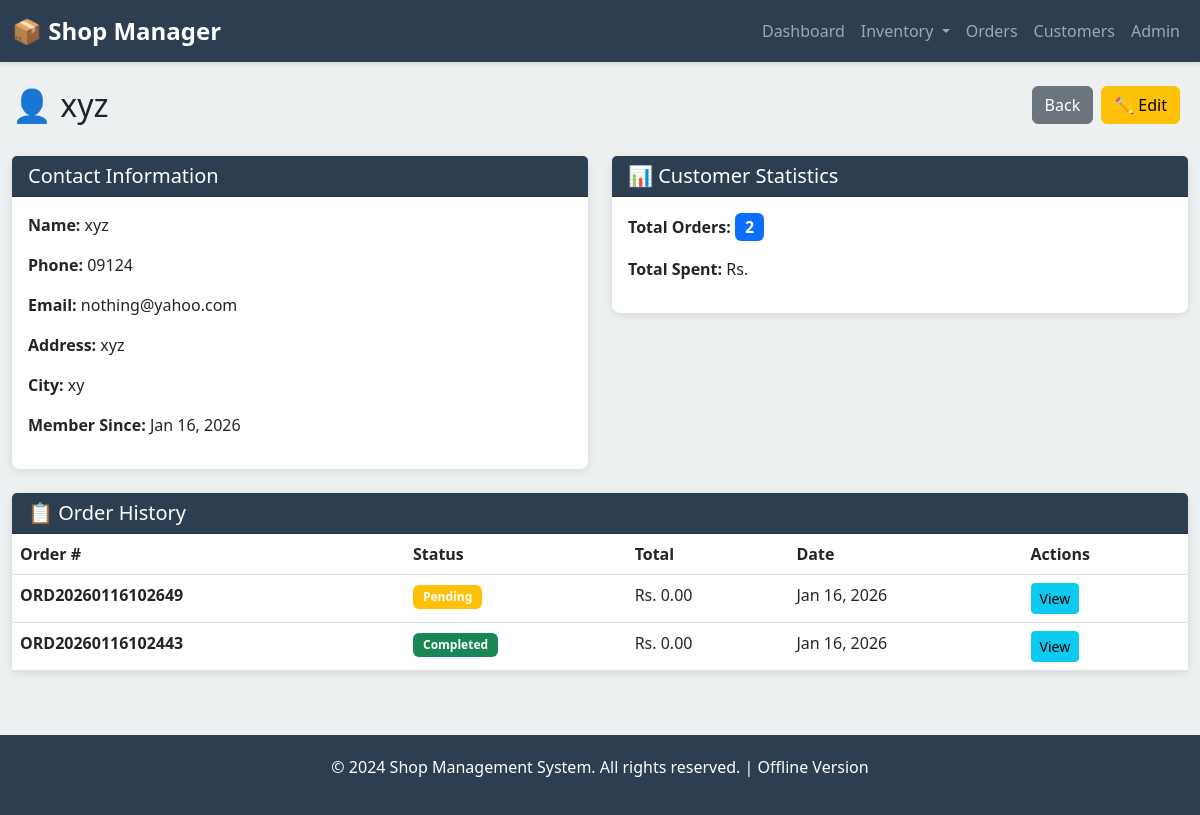
Screenshot of /customers/1/ with the database file from the repository.
### inventory/models.py (models this page shows, shortened)
class Customer(models.Model):
    name = models.CharField(max_length=200)
    phone = models.CharField(max_length=20, blank=True)
    email = models.EmailField(blank=True)
    address = models.TextField(blank=True)
    city = models.CharField(max_length=100, blank=True)
    created_at = models.DateTimeField(auto_now_add=True)

class Order(models.Model):
    ORDER_STATUS_CHOICES = [
        ('pending', 'Pending'),
        ('confirmed', 'Confirmed'),
        ('completed', 'Completed'),
        ('cancelled', 'Cancelled'),
    ]
    order_number = models.CharField(max_length=50, unique=True)
    customer = models.ForeignKey(Customer, on_delete=models.SET_NULL, null=True)
    status = models.CharField(max_length=20, choices=ORDER_STATUS_CHOICES, default='pending')
    total_amount = models.DecimalField(max_digits=12, decimal_places=2, default=0)
    discount = models.DecimalField(max_digits=10, decimal_places=2, default=0)
    tax = models.DecimalField(max_digits=10, decimal_places=2, default=0)
    net_amount = models.DecimalField(max_digits=12, decimal_places=2, default=0)
    notes = models.TextField(blank=True)
    created_at = models.DateTimeField(auto_now_add=True)
    updated_at = models.DateTimeField(auto_now=True)

### inventory/views.py (the view)
# urls.py: path('customers/<int:pk>/', views.customer_detail, name='customer-detail'),
def customer_detail(request, pk):
    customer = get_object_or_404(Customer, pk=pk)
    orders = customer.order_set.all().order_by('-created_at')
    context = {'customer': customer, 'orders': orders}
    return render(request, 'inventory/customer_detail.html', context)

### templates/inventory/customer_detail.html (shortened to what this page needs)
{% extends 'base.html' %}
{% block content %}
<div class="row mb-4">
    <div class="col-md-8">
        <h2>👤 {{ customer.name }}</h2>
    </div>
    <div class="col-md-4">
        <a href="{% url 'customer-edit' customer.pk %}" class="btn btn-warning float-end me-2">✏️ Edit</a>
        <a href="{% url 'customer-list' %}" class="btn btn-secondary float-end me-2">Back</a>
    </div>
</div>
<div class="row">
    <div class="col-md-6">
        <div class="card">
            <div class="card-header">
                <h5 class="mb-0">Contact Information</h5>
            </div>
            <div class="card-body">
                <p><strong>Name:</strong> {{ customer.name }}</p>
                <p><strong>Phone:</strong> {{ customer.phone|default:"N/A" }}</p>
                <p><strong>Email:</strong> {{ customer.email|default:"N/A" }}</p>
                <p><strong>Address:</strong> {{ customer.address|default:"N/A" }}</p>
                <p><strong>City:</strong> {{ customer.city|default:"N/A" }}</p>
                <p><strong>Member Since:</strong> {{ customer.created_at|date:"M d, Y" }}</p>
            </div>
        </div>
    </div>
    <div class="col-md-6">
        <div class="card">
            <div class="card-header">
                <h5 class="mb-0">📊 Customer Statistics</h5>
            </div>
            <div class="card-body">
                <p><strong>Total Orders:</strong> <span class="badge bg-primary fs-6">{{ orders|length }}</span></p>
                <p><strong>Total Spent:</strong> Rs. {{ total_spent|floatformat:2 }}</p>
            </div>
        </div>
    </div>
</div>
<div class="row mt-4">
    <div class="col-12">
        <div class="card">
            <div class="card-header">
                <h5 class="mb-0">📋 Order History</h5>
            </div>
            {% if orders %}
            <div class="table-responsive">
                <table class="table table-hover mb-0">
                    <thead>
                        <tr>
                            <th>Order #</th>
                            <th>Status</th>
                            <th>Total</th>
                            <th>Date</th>
                            <th>Actions</th>
                        </tr>
                    </thead>
                    <tbody>
                        {% for order in orders %}
                        <tr>
                            <td><strong>{{ order.order_number }}</strong></td>
                            <td>
                                {% if order.status == 'completed' %}
                                    <span class="badge bg-success">Completed</span>
                                {% elif order.status == 'confirmed' %}
                                    <span class="badge bg-info">Confirmed</span>
                                {% elif order.status == 'pending' %}
                                    <span class="badge bg-warning">Pending</span>
                                {% else %}
                                    <span class="badge bg-danger">{{ order.get_status_display }}</span>
                                {% endif %}
                            </td>
                            <td>Rs. {{ order.net_amount|floatformat:2 }}</td>
                            <td>{{ order.created_at|date:"M d, Y" }}</td>
                            <td>
                                <a href="{% url 'order-detail' order.pk %}" class="btn btn-sm btn-info">View</a>
                            </td>
                        </tr>
                        {% endfor %}
                    </tbody>
                </table>
            </div>
            {% else %}
            <div class="card-body">
                <p class="text-muted">No orders yet.</p>
            </div>
            {% endif %}
        </div>
    </div>
</div>
{% endblock %}

### templates/base.html (style rules this page uses)
:root { --primary-color: #2c3e50; --secondary-color: #3498db; --success-color: #27ae60; --danger-color: #e74c3c; --warning-color: #f39c12; }
body { background-color: #ecf0f1; font-family: 'Segoe UI', Tahoma, Geneva, Verdana, sans-serif; }
.card { border: none; box-shadow: 0 2px 8px rgba(0,0,0,0.1); border-radius: 8px; }
.card-header { background-color: var(--primary-color); color: white; border-radius: 8px 8px 0 0; }
.table { background-color: white; }
.badge { padding: 6px 10px; }

### rows the page displays
Customer: name "xyz", phone "09124", email "nothing@yahoo.com", address "xyz", city "xy", created_at "Jan 16, 2026"
Order: order_number "ORD20260116102649", status "Pending", net_amount "0.00", created_at "Jan 16, 2026"
Order: order_number "ORD20260116102443", status "Completed", net_amount "0.00", created_at "Jan 16, 2026"

### other values shown
{{ orders|length }} "2"
